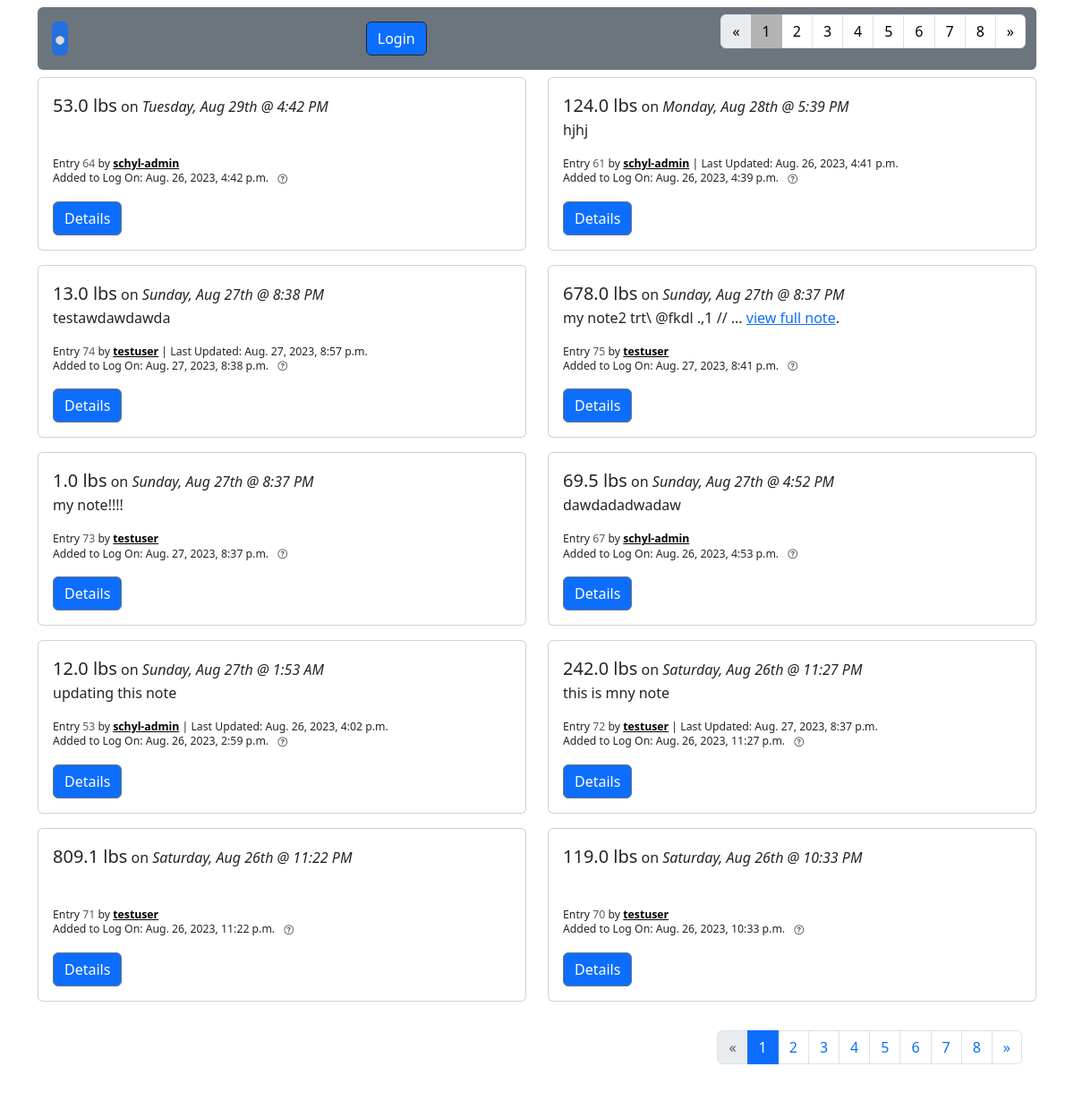
The page /entries on the database as committed earlier.
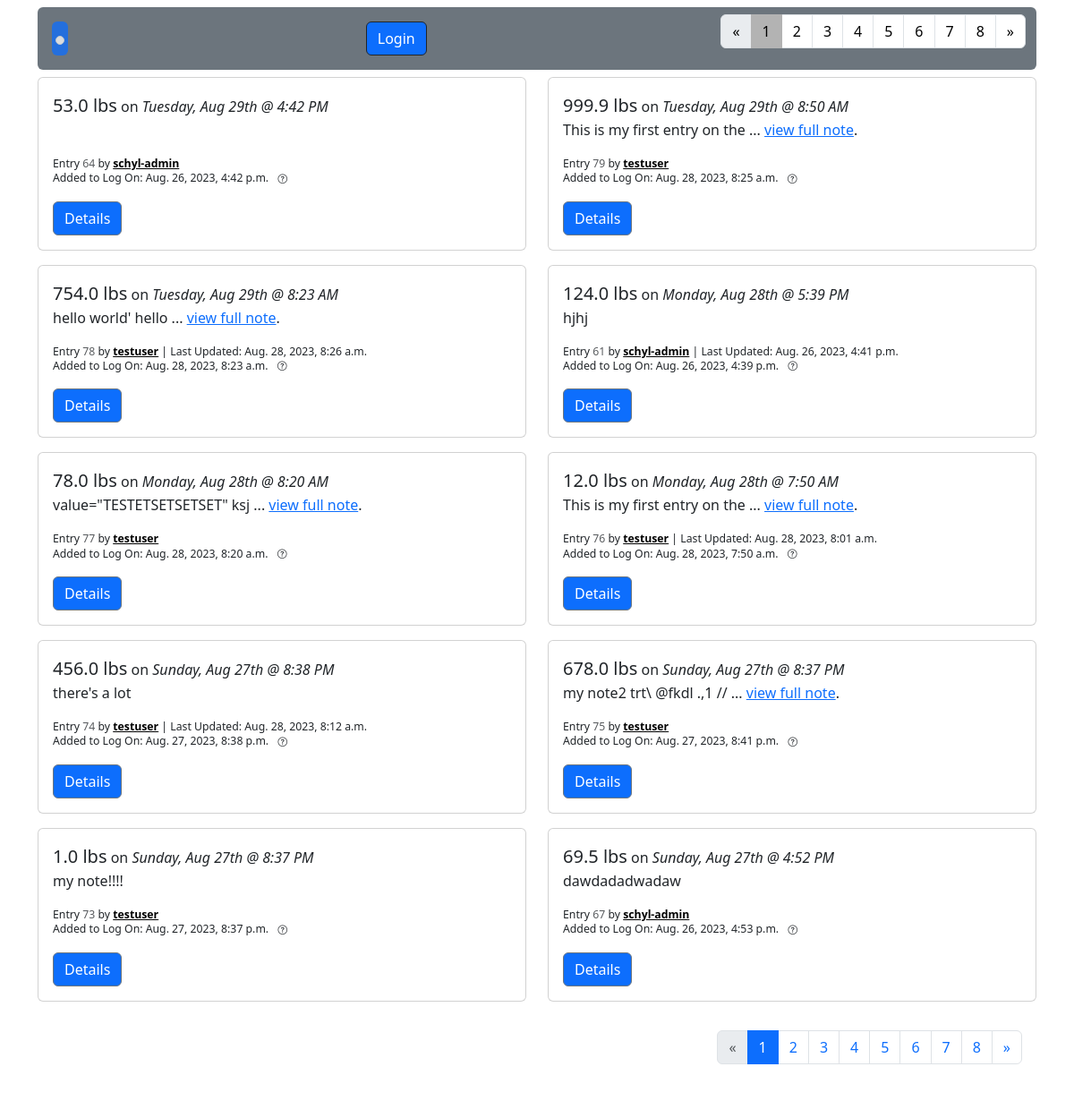
The same page on the database as committed later.
### fitness/models.py (models this page shows, shortened)
class WeightEntry(models.Model):
    user = models.ForeignKey(
        settings.AUTH_USER_MODEL,
        on_delete=models.CASCADE,
        related_name="weight_entries"
    )
    weight = weight = models.DecimalField(blank=True, null=True, max_digits=4, decimal_places=1)
    recorded = models.DateTimeField(blank=True, null=True, help_text="Enter the date and time when you measured this weight.")
    note = models.TextField(blank=True, null=True,help_text="Optional: Add a note regarding this entry.")
    created = models.DateTimeField(auto_now_add=True)
    updated = models.DateTimeField(auto_now=True)

### accounts/models.py (models this page shows, shortened)
class CustomUser(AbstractUser):
    date_of_birth = models.DateField(null=True, blank=True, help_text="Enter your date of birth in MM/DD/YYYY format.")
    avatar = models.CharField(max_length=999, null=True, blank=True, help_text="Enter a url for your avatar image")

### fitness/views.py (the view, shortened to what this page needs)
# urls.py: path("entries", AllWeightEntryListView.as_view(), name="weight_entry_list"),
class AllWeightEntryListView(ListView):
    model = WeightEntry
    template_name = "weight_entry_list.html"
    paginate_by = 10
    queryset = WeightEntry.objects.all().order_by("-recorded", "-updated","-created")
    def get_context_data(self, **kwargs):
        context = super(AllWeightEntryListView, self).get_context_data(**kwargs)
        weight_entry_list = WeightEntry.objects.all()
        context["form"] = WeightEntryForm(initial={'recorded': datetime.now()})
        context["weight_entry_list"] = weight_entry_list
        return context

### templates/weight_entry_list.html (shortened to what the changed rows need)
{% extends 'base.html' %}
{% load range_filter %}
{% block navtabs1 %}
{% if is_paginated %}
    <ul class="pagination ">
        {% for i in paginator.page_range %}
        {% if page_obj.number == i %}
            <li class="page-item active" style="--bs-pagination-active-bg: rgb(179, 179, 179); --bs-pagination-active-border-color: rgb(179, 179, 179);"><span class="page-link text-black">{{ i }}</span></li>
        {% else %}
            <li class="page-item"><a class="page-link text-black" aria-current="page" href="?page={{ i }}">{{ i }}</a></li>
        {% endif %}
        {% endfor %}
    </ul>
{% endif %}
{% endblock navtabs1 %}
{% block content %}
<div class="row justify-content-md-start">
{% for entry in weightentry_list %}
<div class="col-sm-6 pb-2 mb-2">
    <div class="card">
        <div class="card-body">
            <span class="fs-5 fw-medium">{{entry.weight}} lbs</span> on <span class="fw-medium fst-italic">{{entry.recorded|date:"l"}}, {{entry.recorded|date:"M jS"}} @ {{entry.recorded|date:"g:i A"}}</span>
            <p>
                {% if entry.note|length >= 1  %}
                    {{entry.note|slice:"30"}}
                    {% if entry.note|length > 30 %}
                        ... <a href="{% url "weight_entry_detail" entry.pk %}">view full note</a>.
                    {% endif %}
                {% else %}
                <br>
                {% endif %}
            </p>
            <p class="lh-1">
                <small><small>Entry <span class="text-muted">{{entry.pk}}</span> by <a class="fw-bold text-black" href="{% url "user_profile" entry.user.pk %}">{{entry.user}}</a> {% if entry.updated|date:"m/d/y H:i:s" != entry.created|date:"m/d/y H:i:s" %}| Last Updated: {{entry.updated}} {% endif %}</small></small>
                <br>
                <small>
                    <small>Added to Log On: {{entry.created}}</small>
                    <a href="#"
                        class="badge rounded-pill text-dark"
                        data-bs-toggle="popover"
                        data-bs-trigger="hover focus"
                        data-bs-content="This is the date that the entry was actually added to the log.
                                        Often times, the time that the weight was measured is different than the time the user actually adds it to the log.
                                        For example, if I measured myself at 8AM but I forgot to add it to the log until 3pm.
                                        This is just a means of distinguishing the two times/dates.">
                            <i class="bi bi-question-circle"></i>
                    </a>
                </small>
            </p>
            <a href="{% url "weight_entry_detail" entry.pk %}" class="btn btn-primary border border-secondary">Details</a>
        </div>
    </div>
</div>
{% endfor %}
</div>
{% if is_paginated %}
<nav aria-label="Page navigation example" class="justify-content-center mb-4 ms-5">
<div class="card border-0">
    <div class="card-body ">
        <div class="row gap-1 ">
            <div class="col">
                <ul class="pagination">
                    {% for i in paginator.page_range %}
                    {% if page_obj.number == i %}
                        <li class="page-item active"><span class="page-link">{{ i }}</span></li>
                    {% else %}
                        <li class="page-item"><a class="page-link" href="?page={{ i }}">{{ i }}</a></li>
                    {% endif %}
                    {% endfor %}
                </ul>
            </div>
        </div>
    </div>
</div>
</nav>
{% endif %}
{% endblock content %}

Rows that differ between the two databases and show on the page:
no longer on this page (row unchanged): WeightEntry: weight "12.0", recorded "Sunday", recorded "Aug 27th", recorded "1:53 AM", note "updating this note", pk "53", user "schyl-admin", updated "Aug. 26, 2023, 4:02 p.m.", created "Aug. 26, 2023, 2:59 p.m."
no longer on this page (row unchanged): WeightEntry: weight "242.0", recorded "Saturday", recorded "Aug 26th", recorded "11:27 PM", note "this is mny note", pk "72", user "testuser", updated "Aug. 27, 2023, 8:37 p.m.", created "Aug. 26, 2023, 11:27 p.m."
no longer on this page (row unchanged): WeightEntry: weight "809.1", recorded "Saturday", recorded "Aug 26th", recorded "11:22 PM", pk "71", user "testuser", created "Aug. 26, 2023, 11:22 p.m."
no longer on this page (row unchanged): WeightEntry: weight "119.0", recorded "Saturday", recorded "Aug 26th", recorded "10:33 PM", pk "70", user "testuser", created "Aug. 26, 2023, 10:33 p.m."
added WeightEntry: weight "999.9", recorded "Tuesday", recorded "Aug 29th", recorded "8:50 AM", note "This is my first entry on the", shows "view full note", pk "79", user "testuser", created "Aug. 28, 2023, 8:25 a.m."
added WeightEntry: weight "754.0", recorded "Tuesday", recorded "Aug 29th", recorded "8:23 AM", note "hello world' hello", shows "view full note", pk "78", user "testuser", updated "Aug. 28, 2023, 8:26 a.m.", created "Aug. 28, 2023, 8:23 a.m."
added WeightEntry: weight "78.0", recorded "Monday", recorded "Aug 28th", recorded "8:20 AM", note "value=\"TESTETSETSETSET\" ksj", shows "view full note", pk "77", user "testuser", created "Aug. 28, 2023, 8:20 a.m."
added WeightEntry: weight "12.0", recorded "Monday", recorded "Aug 28th", recorded "7:50 AM", note "This is my first entry on the", shows "view full note", pk "76", user "testuser", updated "Aug. 28, 2023, 8:01 a.m.", created "Aug. 28, 2023, 7:50 a.m."
changed WeightEntry "8:38 PM": weight "13.0" → "456.0"; note "testawdawdawda" → "there's a lot"; updated "Aug. 27, 2023, 8:57 p.m." → "Aug. 28, 2023, 8:12 a.m."
